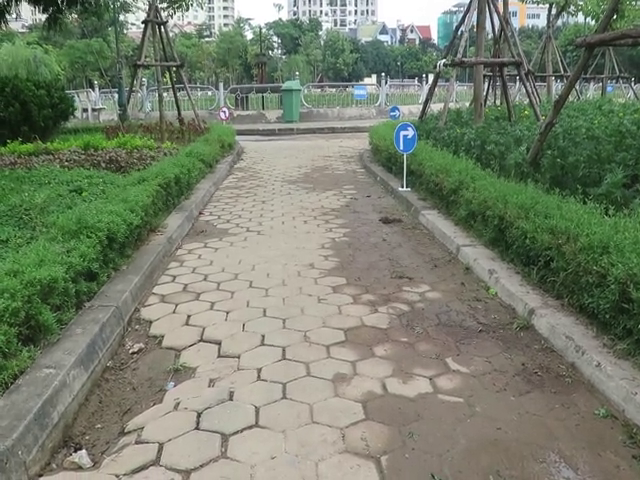
//> input picture Code_demo_tren_lop/Demo_code_bai_2/ConvertColorSpace/input.png, 640 x 480 px
$ ./main   (built with g++ and OpenCV 4)
//> lines starting //> are read from the running program, lines starting //| are printed output that depends on the picture; after the words box and inside, x2 and y2 are one past the last pixel; in counts of white or black regions, pixels touching at a corner belong together
#include <iostream>
#include <opencv2/highgui/highgui.hpp>
#include <opencv2/imgproc/imgproc.hpp>

using namespace std;
using namespace cv;

int main () {

	Mat img = imread("../input.png"); // mac dich doc la anh color // BGR
//> img is the input picture: 480 rows x 640 cols, CV_8UC3; mean B, G, R 109.5, 128.7, 120

	if(img.empty()){
		cout << "Failed" << endl;
		return 0;
	}

	imshow("BGR", img);

	// RGB

	Mat dst;

	cvtColor(img, dst, COLOR_BGR2RGB);
	//imshow("RGB", dst);


	// gray
	Mat gray;
	cvtColor(img, gray, COLOR_BGR2GRAY);
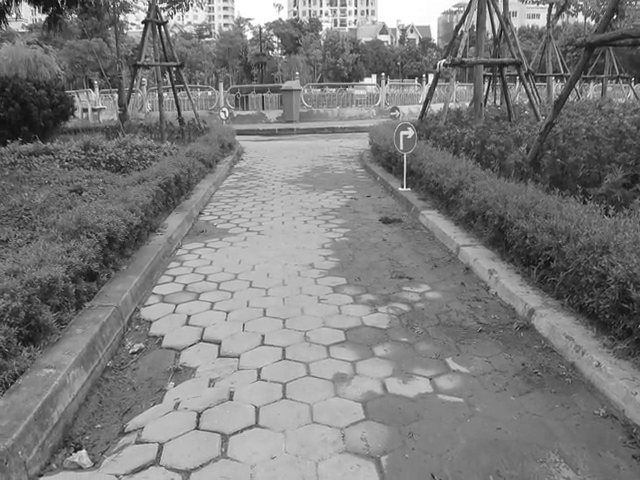
//> gray: 480 rows x 640 cols, CV_8UC1; min 6, max 255, mean 123.9
	imshow("gray", gray);

	// thres
	Mat thres;
	threshold(gray, thres, 170, 255, THRESH_BINARY);
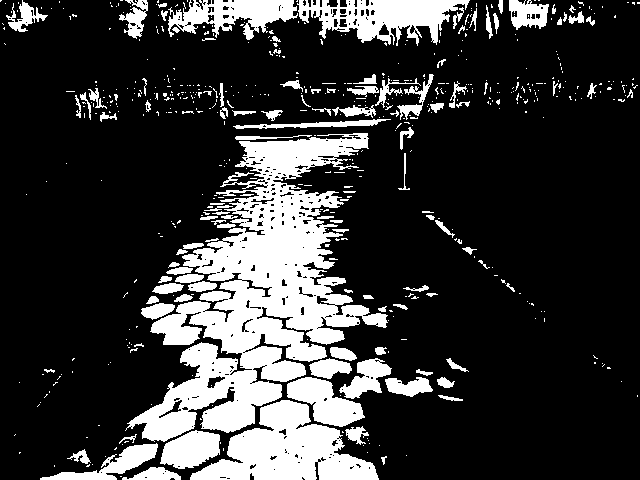
//> thres: 480 rows x 640 cols, CV_8UC1; 21.5% white; 572 white regions (457 under 20 px), largest, box (x1, y1, x2, y2) and area: (125, 133, 388, 442) 31582, (190, 400, 379, 480) 7939, (297, 0, 470, 46) 4241
	imshow("thres", thres);

	// hsv
	Mat hsv;
	cvtColor(img, hsv, COLOR_BGR2HSV);
//> hsv: 480 rows x 640 cols, CV_8UC3; mean H, S, V 39.7, 55, 132.4
	imshow("RGB", hsv);
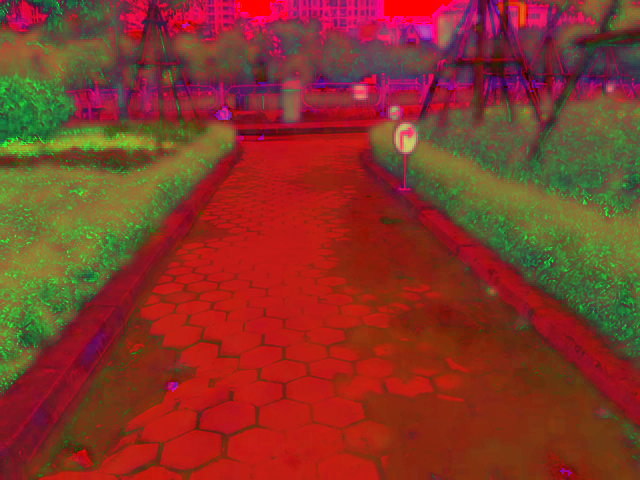
//> window 'RGB': 480 rows x 640 cols, CV_8UC3; mean B, G, R 39.7, 55, 132.4

	// inrange
	Mat inranged;

	inRange(hsv, Scalar(90, 180, 160), Scalar(255, 255,255), inranged);
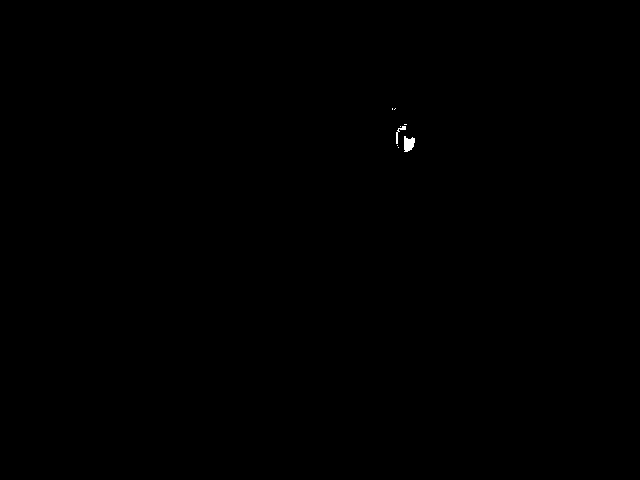
//> inranged: 480 rows x 640 cols, CV_8UC1; 0.06% white; 8 white regions (6 under 20 px), largest, box (x1, y1, x2, y2) and area: (404, 136, 415, 152) 131, (396, 126, 406, 144) 51
	cv::imshow("inranged", inranged);

	waitKey();
	return 1;
}
